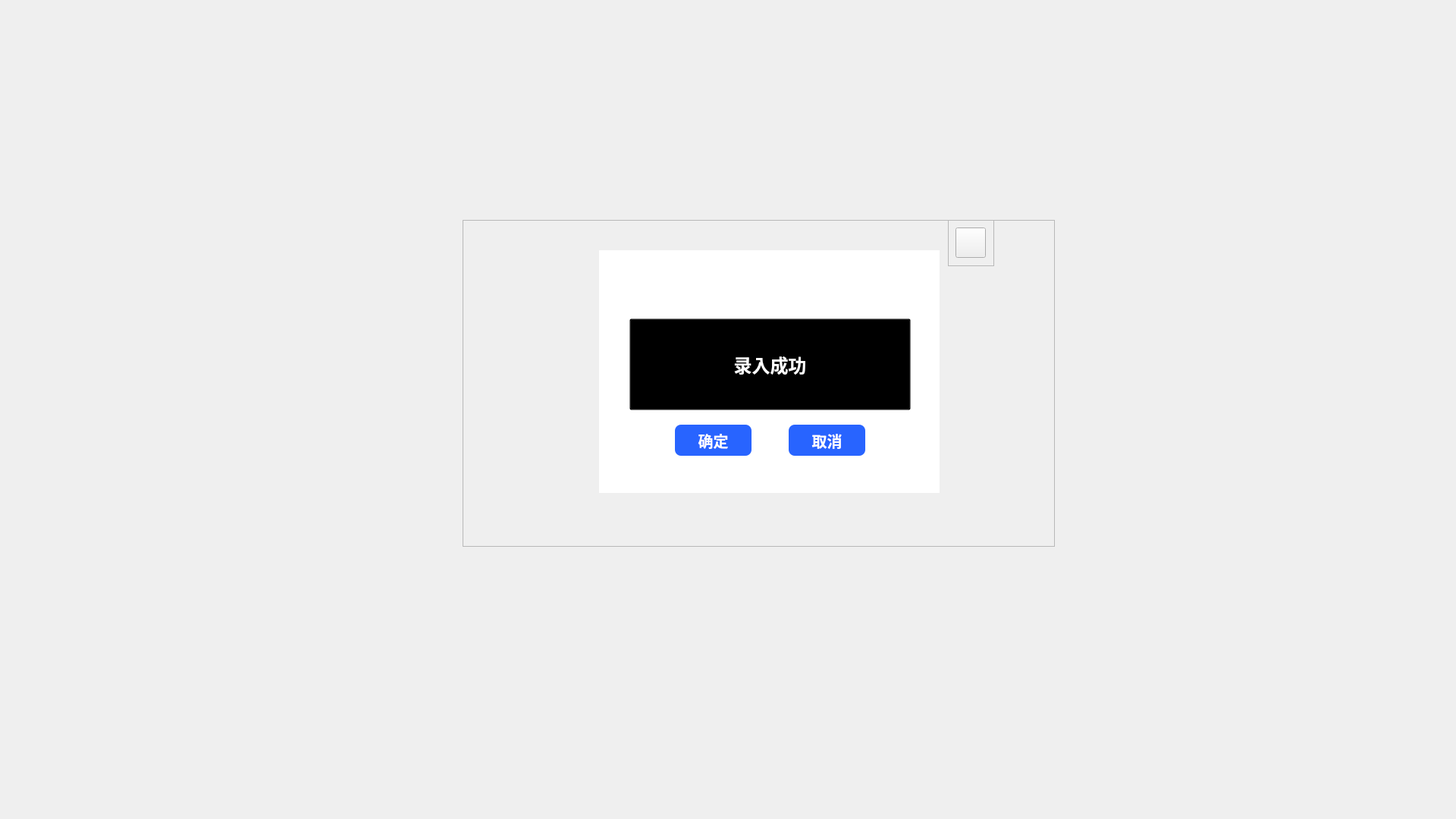
<?xml version="1.0" encoding="UTF-8"?>
<ui version="4.0">
 <class>senoctice_UI</class>
 <widget class="QMainWindow" name="senoctice_UI">
  <property name="geometry">
   <rect>
    <x>0</x>
    <y>0</y>
    <width>1920</width>
    <height>1080</height>
   </rect>
  </property>
  <property name="minimumSize">
   <size>
    <width>1920</width>
    <height>1080</height>
   </size>
  </property>
  <property name="maximumSize">
   <size>
    <width>1920</width>
    <height>1080</height>
   </size>
  </property>
  <property name="windowTitle">
   <string>MainWindow</string>
  </property>
  <property name="layoutDirection">
   <enum>Qt::LeftToRight</enum>
  </property>
  <property name="styleSheet">
   <string notr="true"/>
  </property>
  <widget class="QWidget" name="centralwidget">
   <widget class="QFrame" name="frame">
    <property name="geometry">
     <rect>
      <x>610</x>
      <y>290</y>
      <width>781</width>
      <height>431</height>
     </rect>
    </property>
    <property name="styleSheet">
     <string notr="true">QLineEdit {max-width: 560px;
    max-height: 64px;
min-width: 560px;
    min-height: 64px;
    background: #EEEEEE;
    border-radius: 12px;
    border: none;
font-family: PingFangSC, PingFang SC;
font-weight: 400;
font-size: 28px;
color: #010408;
line-height: 40px;

font-style: normal;
}
</string>
    </property>
    <property name="frameShape">
     <enum>QFrame::StyledPanel</enum>
    </property>
    <property name="frameShadow">
     <enum>QFrame::Raised</enum>
    </property>
    <widget class="QLabel" name="label">
     <property name="geometry">
      <rect>
       <x>360</x>
       <y>55</y>
       <width>330</width>
       <height>45</height>
      </rect>
     </property>
     <property name="styleSheet">
      <string notr="true">max-width: 330px;
max-height: 45px;
min-width: 330px;
min-height: 45px;
font-family: PingFangSC, PingFang SC;
font-weight: 500;
font-size: 28px;
color: #FFFFFF;
line-height: 30px;
text-align: left;
font-style: normal;
font-family: PingFangSC, PingFang SC;
font-weight: 500;
font-size: 28px;
color: #FFFFFF;
line-height: 45px;
text-align: left;
font-style: normal;</string>
     </property>
     <property name="text">
      <string>提  示</string>
     </property>
    </widget>
    <widget class="QListView" name="listView">
     <property name="geometry">
      <rect>
       <x>180</x>
       <y>40</y>
       <width>449</width>
       <height>320</height>
      </rect>
     </property>
     <property name="styleSheet">
      <string notr="true">border-image: url(:多功能智能查房系统/window.png);
border:none</string>
     </property>
    </widget>
    <widget class="QPushButton" name="pushButton_2">
     <property name="geometry">
      <rect>
       <x>280</x>
       <y>270</y>
       <width>101</width>
       <height>41</height>
      </rect>
     </property>
     <property name="styleSheet">
      <string notr="true">QPushButton {
    width: 90px;
    height: 44px;
    background: #2864FF;
    border-radius: 8px;
}

QPushButton {
    font-family: PingFangSC, PingFang SC;
    font-weight: 500;
    font-size: 20px;
    color: #FFFFFF;
    line-height: 28px;
    text-align: center;
    font-style: normal;
}
QPushButton:hover {
margin: 1px 0 0 1px; /* 向左下角移动1像素 */
}
QPushButton:pressed {
margin: 2px 0 0 2px; /* 向左下角移动2像素 */
}

</string>
     </property>
     <property name="text">
      <string>确定</string>
     </property>
    </widget>
    <widget class="QFrame" name="frame_2">
     <property name="geometry">
      <rect>
       <x>640</x>
       <y>0</y>
       <width>61</width>
       <height>61</height>
      </rect>
     </property>
     <property name="styleSheet">
      <string notr="true">

QPushButton:hover {
margin: 1px 0 0 1px; /* 向左下角移动1像素 */
}
QPushButton:pressed {
margin: 2px 0 0 2px; /* 向左下角移动2像素 */
}</string>
     </property>
     <property name="frameShape">
      <enum>QFrame::StyledPanel</enum>
     </property>
     <property name="frameShadow">
      <enum>QFrame::Raised</enum>
     </property>
     <widget class="QPushButton" name="pushButton">
      <property name="geometry">
       <rect>
        <x>10</x>
        <y>10</y>
        <width>40</width>
        <height>40</height>
       </rect>
      </property>
      <property name="minimumSize">
       <size>
        <width>40</width>
        <height>40</height>
       </size>
      </property>
      <property name="maximumSize">
       <size>
        <width>40</width>
        <height>40</height>
       </size>
      </property>
      <property name="styleSheet">
       <string notr="true">border-image: url(:多功能智能查房系统/叉.png);
</string>
      </property>
      <property name="text">
       <string/>
      </property>
     </widget>
    </widget>
    <widget class="QPushButton" name="pushButton_3">
     <property name="geometry">
      <rect>
       <x>220</x>
       <y>130</y>
       <width>371</width>
       <height>121</height>
      </rect>
     </property>
     <property name="styleSheet">
      <string notr="true">font-family: PingFangSC, PingFang SC;
font-weight: 500;
    font-size: 24px;
    color: #FFFFFF;
    line-height: 24px;
    text-align: center;
    font-style: normal;
background-color: rgba(0, 0, 0, 0);</string>
     </property>
     <property name="text">
      <string>录入成功</string>
     </property>
    </widget>
    <widget class="QPushButton" name="pushButton_4">
     <property name="geometry">
      <rect>
       <x>430</x>
       <y>270</y>
       <width>101</width>
       <height>41</height>
      </rect>
     </property>
     <property name="styleSheet">
      <string notr="true">QPushButton {
    width: 90px;
    height: 44px;
    background: #2864FF;
    border-radius: 8px;
}

QPushButton {
    font-family: PingFangSC, PingFang SC;
    font-weight: 500;
    font-size: 20px;
    color: #FFFFFF;
    line-height: 28px;
    text-align: center;
    font-style: normal;
}
QPushButton:hover {
margin: 1px 0 0 1px; /* 向左下角移动1像素 */
}
QPushButton:pressed {
margin: 2px 0 0 2px; /* 向左下角移动2像素 */
}

</string>
     </property>
     <property name="text">
      <string>取消</string>
     </property>
    </widget>
    <zorder>listView</zorder>
    <zorder>label</zorder>
    <zorder>pushButton_2</zorder>
    <zorder>frame_2</zorder>
    <zorder>pushButton_3</zorder>
    <zorder>pushButton_4</zorder>
   </widget>
  </widget>
 </widget>
 <resources>
  <include location="多功能智能查房系统/yihu.qrc"/>
 </resources>
 <connections>
  <connection>
   <sender>pushButton</sender>
   <signal>clicked()</signal>
   <receiver>senoctice_UI</receiver>
   <slot>close()</slot>
   <hints>
    <hint type="sourcelabel">
     <x>1281</x>
     <y>331</y>
    </hint>
    <hint type="destinationlabel">
     <x>1448</x>
     <y>302</y>
    </hint>
   </hints>
  </connection>
  <connection>
   <sender>pushButton_2</sender>
   <signal>clicked()</signal>
   <receiver>senoctice_UI</receiver>
   <slot>close()</slot>
   <hints>
    <hint type="sourcelabel">
     <x>965</x>
     <y>587</y>
    </hint>
    <hint type="destinationlabel">
     <x>1009</x>
     <y>812</y>
    </hint>
   </hints>
  </connection>
  <connection>
   <sender>pushButton_4</sender>
   <signal>clicked()</signal>
   <receiver>senoctice_UI</receiver>
   <slot>close()</slot>
   <hints>
    <hint type="sourcelabel">
     <x>1066</x>
     <y>574</y>
    </hint>
    <hint type="destinationlabel">
     <x>1147</x>
     <y>792</y>
    </hint>
   </hints>
  </connection>
 </connections>
</ui>
